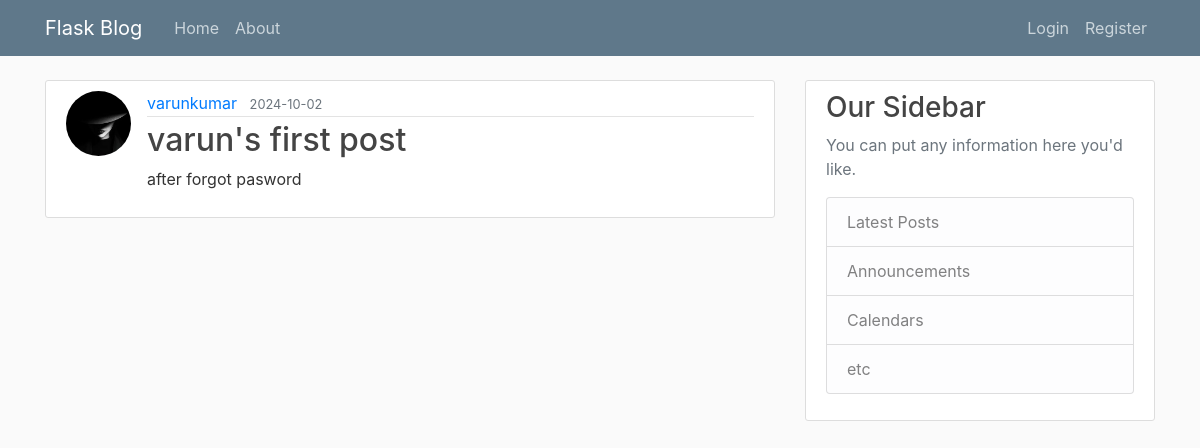
The page /post/14 on the database as committed earlier.
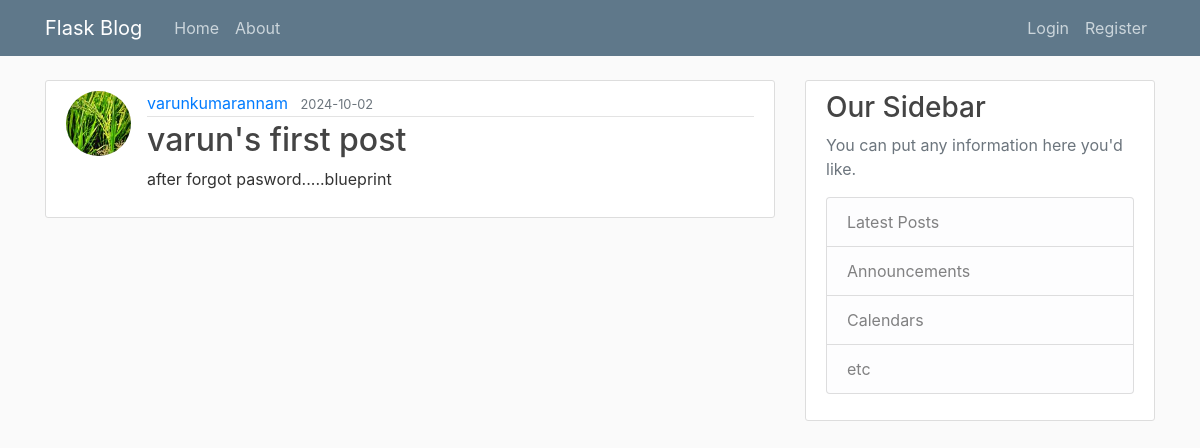
The same page on the database as committed later.
### flaskblog/models.py (models this page shows, shortened)
class User(db.Model,UserMixin):
    id=db.Column(db.Integer,primary_key=True)
    username=db.Column(db.String(20),unique=True,nullable=False)
    email=db.Column(db.String(120),unique=True,nullable=False)
    image_file=db.Column(db.String(20),nullable=False,default='default.jpg')
    password=db.Column(db.String(60),nullable=False)
    posts=db.relationship('Post',backref='author',lazy=True)

class Post(db.Model):
    id=db.Column(db.Integer,primary_key=True)
    title=db.Column(db.String(20),nullable=False)
    date_posted=db.Column(db.DateTime,nullable=False,default=datetime.utcnow)
    content=db.Column(db.Text,nullable=False)
    user_id=db.Column(db.Integer,db.ForeignKey('user.id'),nullable=False)

### flaskblog/posts/routes.py (the view)
@posts.route("/post/<int:post_id>")
def post(post_id):
    post = Post.query.get_or_404(post_id)
    return render_template('post.html', title=post.title, post=post)

### flaskblog/templates/post.html (shortened to what this page needs)
{% extends 'layout.html'%}
{% block content %}
    <article class="media content-section">
        <img class="rounded-circle article-img" src="{{url_for('static',filename='profile_pics/'+post.author.image_file)}}">
        <div class="media-body">
          <div class="article-metadata">
            <a class="mr-2" href="{{ url_for('users.user_posts',username=post.author.username)}}">{{ post.author.username }}</a>
            <small class="text-muted">{{ post.date_posted.strftime('%Y-%m-%d')}}</small>
          </div>
          <h2 class="article-title">{{ post.title }}</h2>
          <p class="article-content">{{ post.content }}</p>
        </div>
    </article>
{% endblock content %}

Rows that differ between the two databases and show on the page:
changed User: image_file: picture added in place of a placeholder; author.username "varunkumar" → "varunkumarannam"
changed Post "varun's first post": content "after forgot pasword" → "after forgot pasword.....blueprint"
